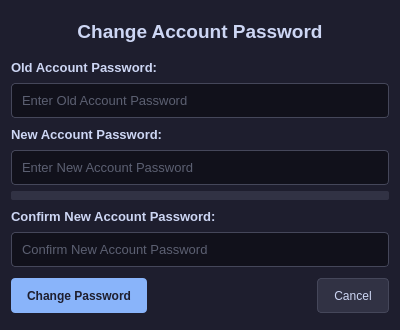
<?xml version="1.0" encoding="UTF-8"?>
<ui version="4.0">
 <class>Dialog</class>
 <widget class="QDialog" name="Dialog">
  <property name="geometry">
   <rect>
    <x>0</x>
    <y>0</y>
    <width>400</width>
    <height>330</height>
   </rect>
  </property>
  <property name="sizePolicy">
   <sizepolicy hsizetype="Fixed" vsizetype="Fixed">
    <horstretch>0</horstretch>
    <verstretch>0</verstretch>
   </sizepolicy>
  </property>
  <property name="minimumSize">
   <size>
    <width>400</width>
    <height>325</height>
   </size>
  </property>
  <property name="windowTitle">
   <string>Dialog</string>
  </property>
  <property name="styleSheet">
   <string notr="true">QDialog {
    background-color: #1e1e2e;
    color: #cdd6f4;
    font-family: &quot;Segoe UI&quot;;
}</string>
  </property>
  <layout class="QGridLayout" name="gridLayout">
   <item row="0" column="0">
    <widget class="QStackedWidget" name="stackedWidget">
     <property name="styleSheet">
      <string notr="true">QStackedWidget {
    background-color: #1e1e2e;
    color: #cdd6f4;
    font-family: &quot;Segoe UI&quot;;
}</string>
     </property>
     <property name="lineWidth">
      <number>1</number>
     </property>
     <property name="currentIndex">
      <number>0</number>
     </property>
     <widget class="QWidget" name="user_pass_change">
      <property name="styleSheet">
       <string notr="true">QWidget {
    background-color: #1e1e2e;
    color: #cdd6f4;
    font-family: &quot;Segoe UI&quot;;
}</string>
      </property>
      <layout class="QVBoxLayout" name="verticalLayout_4">
       <property name="leftMargin">
        <number>0</number>
       </property>
       <property name="topMargin">
        <number>0</number>
       </property>
       <property name="rightMargin">
        <number>0</number>
       </property>
       <property name="bottomMargin">
        <number>0</number>
       </property>
       <item>
        <widget class="QLabel" name="label_4">
         <property name="minimumSize">
          <size>
           <width>0</width>
           <height>40</height>
          </size>
         </property>
         <property name="maximumSize">
          <size>
           <width>16777215</width>
           <height>40</height>
          </size>
         </property>
         <property name="styleSheet">
          <string notr="true">QLabel {
    color: #cdd6f4;
    font-size: 14pt;
    font-weight: bold;
}</string>
         </property>
         <property name="text">
          <string>Change Account Password</string>
         </property>
         <property name="alignment">
          <set>Qt::AlignmentFlag::AlignCenter</set>
         </property>
        </widget>
       </item>
       <item>
        <widget class="QFrame" name="frame">
         <property name="frameShape">
          <enum>QFrame::Shape::NoFrame</enum>
         </property>
         <property name="frameShadow">
          <enum>QFrame::Shadow::Raised</enum>
         </property>
         <layout class="QVBoxLayout" name="verticalLayout_3">
          <property name="spacing">
           <number>6</number>
          </property>
          <property name="leftMargin">
           <number>0</number>
          </property>
          <property name="topMargin">
           <number>0</number>
          </property>
          <property name="rightMargin">
           <number>0</number>
          </property>
          <property name="bottomMargin">
           <number>0</number>
          </property>
          <item>
           <widget class="QLabel" name="label_3">
            <property name="minimumSize">
             <size>
              <width>0</width>
              <height>20</height>
             </size>
            </property>
            <property name="maximumSize">
             <size>
              <width>16777215</width>
              <height>20</height>
             </size>
            </property>
            <property name="styleSheet">
             <string notr="true">QLabel {
    color: #cdd6f4;
    font-size: 10pt;
    font-weight: bold;
}</string>
            </property>
            <property name="text">
             <string>Old Account Password:</string>
            </property>
           </widget>
          </item>
          <item>
           <widget class="QLineEdit" name="input_old_usr_pass">
            <property name="minimumSize">
             <size>
              <width>0</width>
              <height>35</height>
             </size>
            </property>
            <property name="maximumSize">
             <size>
              <width>16777215</width>
              <height>35</height>
             </size>
            </property>
            <property name="styleSheet">
             <string notr="true">QLineEdit {
    background-color: #11111b;
    border: 1px solid #45475a;
    border-radius: 4px;
    color: #a6adc8;
    padding: 8px;
    font-size: 10pt;
}

QLineEdit:focus {
    border: 1px solid #89b4fa;
}</string>
            </property>
            <property name="echoMode">
             <enum>QLineEdit::EchoMode::Password</enum>
            </property>
            <property name="placeholderText">
             <string>Enter Old Account Password</string>
            </property>
           </widget>
          </item>
         </layout>
        </widget>
       </item>
       <item>
        <widget class="QFrame" name="frame_2">
         <property name="frameShape">
          <enum>QFrame::Shape::NoFrame</enum>
         </property>
         <property name="frameShadow">
          <enum>QFrame::Shadow::Raised</enum>
         </property>
         <layout class="QVBoxLayout" name="verticalLayout_2">
          <property name="leftMargin">
           <number>0</number>
          </property>
          <property name="topMargin">
           <number>0</number>
          </property>
          <property name="rightMargin">
           <number>0</number>
          </property>
          <property name="bottomMargin">
           <number>0</number>
          </property>
          <item>
           <widget class="QLabel" name="label_2">
            <property name="minimumSize">
             <size>
              <width>0</width>
              <height>20</height>
             </size>
            </property>
            <property name="maximumSize">
             <size>
              <width>16777215</width>
              <height>20</height>
             </size>
            </property>
            <property name="styleSheet">
             <string notr="true">QLabel {
    color: #cdd6f4;
    font-size: 10pt;
    font-weight: bold;
}</string>
            </property>
            <property name="text">
             <string>New Account Password:</string>
            </property>
           </widget>
          </item>
          <item>
           <widget class="QLineEdit" name="input_new_usr_pass">
            <property name="minimumSize">
             <size>
              <width>0</width>
              <height>35</height>
             </size>
            </property>
            <property name="maximumSize">
             <size>
              <width>16777215</width>
              <height>35</height>
             </size>
            </property>
            <property name="styleSheet">
             <string notr="true">QLineEdit {
    background-color: #11111b;
    border: 1px solid #45475a;
    border-radius: 4px;
    color: #a6adc8;
    padding: 8px;
    font-size: 10pt;
}

QLineEdit:focus {
    border: 1px solid #89b4fa;
}</string>
            </property>
            <property name="echoMode">
             <enum>QLineEdit::EchoMode::Password</enum>
            </property>
            <property name="placeholderText">
             <string>Enter New Account Password</string>
            </property>
           </widget>
          </item>
         </layout>
        </widget>
       </item>
       <item>
        <widget class="QProgressBar" name="progressBar_account_pass">
         <property name="minimumSize">
          <size>
           <width>0</width>
           <height>9</height>
          </size>
         </property>
         <property name="maximumSize">
          <size>
           <width>16777215</width>
           <height>9</height>
          </size>
         </property>
         <property name="styleSheet">
          <string notr="true">QProgressBar {
    border: none;
    background-color: #313244;
    border-radius: 2px;
    height: 9px;
    text-align: center;
}

QProgressBar::chunk {
    background-color: #f38ba8;
    border-radius: 2px;
}</string>
         </property>
         <property name="value">
          <number>0</number>
         </property>
         <property name="textVisible">
          <bool>false</bool>
         </property>
        </widget>
       </item>
       <item>
        <widget class="QFrame" name="frame_3">
         <property name="frameShape">
          <enum>QFrame::Shape::NoFrame</enum>
         </property>
         <property name="frameShadow">
          <enum>QFrame::Shadow::Raised</enum>
         </property>
         <layout class="QVBoxLayout" name="verticalLayout">
          <property name="leftMargin">
           <number>0</number>
          </property>
          <property name="topMargin">
           <number>0</number>
          </property>
          <property name="rightMargin">
           <number>0</number>
          </property>
          <property name="bottomMargin">
           <number>0</number>
          </property>
          <item>
           <widget class="QLabel" name="label">
            <property name="minimumSize">
             <size>
              <width>0</width>
              <height>20</height>
             </size>
            </property>
            <property name="maximumSize">
             <size>
              <width>16777215</width>
              <height>20</height>
             </size>
            </property>
            <property name="styleSheet">
             <string notr="true">QLabel {
    color: #cdd6f4;
    font-size: 10pt;
    font-weight: bold;
}</string>
            </property>
            <property name="text">
             <string>Confirm New Account Password:</string>
            </property>
           </widget>
          </item>
          <item>
           <widget class="QLineEdit" name="input_confirm_new_usr_pass">
            <property name="minimumSize">
             <size>
              <width>0</width>
              <height>35</height>
             </size>
            </property>
            <property name="maximumSize">
             <size>
              <width>16777215</width>
              <height>35</height>
             </size>
            </property>
            <property name="styleSheet">
             <string notr="true">QLineEdit {
    background-color: #11111b;
    border: 1px solid #45475a;
    border-radius: 4px;
    color: #a6adc8;
    padding: 8px;
    font-size: 10pt;
}

QLineEdit:focus {
    border: 1px solid #89b4fa;
}</string>
            </property>
            <property name="echoMode">
             <enum>QLineEdit::EchoMode::Password</enum>
            </property>
            <property name="placeholderText">
             <string>Confirm New Account Password</string>
            </property>
           </widget>
          </item>
         </layout>
        </widget>
       </item>
       <item>
        <widget class="QFrame" name="frame_4">
         <property name="frameShape">
          <enum>QFrame::Shape::NoFrame</enum>
         </property>
         <property name="frameShadow">
          <enum>QFrame::Shadow::Raised</enum>
         </property>
         <layout class="QHBoxLayout" name="horizontalLayout">
          <property name="leftMargin">
           <number>0</number>
          </property>
          <property name="topMargin">
           <number>0</number>
          </property>
          <property name="rightMargin">
           <number>0</number>
          </property>
          <property name="bottomMargin">
           <number>0</number>
          </property>
          <item>
           <widget class="QPushButton" name="btn_account_change_pass">
            <property name="minimumSize">
             <size>
              <width>0</width>
              <height>35</height>
             </size>
            </property>
            <property name="maximumSize">
             <size>
              <width>16777215</width>
              <height>35</height>
             </size>
            </property>
            <property name="styleSheet">
             <string notr="true">QPushButton {
    background-color: #89b4fa;
    color: #1e1e2e;
    border: none;
    border-radius: 4px;
    padding: 8px 16px;
    font-weight: bold;
}

QPushButton:hover {
    background-color: #b4befe;
}

QPushButton:pressed {
    background-color: #74c7ec;
}</string>
            </property>
            <property name="text">
             <string>Change Password</string>
            </property>
           </widget>
          </item>
          <item>
           <spacer name="horizontalSpacer">
            <property name="orientation">
             <enum>Qt::Orientation::Horizontal</enum>
            </property>
            <property name="sizeHint" stdset="0">
             <size>
              <width>169</width>
              <height>20</height>
             </size>
            </property>
           </spacer>
          </item>
          <item>
           <widget class="QPushButton" name="btn_account_cancel">
            <property name="minimumSize">
             <size>
              <width>0</width>
              <height>35</height>
             </size>
            </property>
            <property name="maximumSize">
             <size>
              <width>16777215</width>
              <height>35</height>
             </size>
            </property>
            <property name="styleSheet">
             <string notr="true">QPushButton {
    background-color: #313244;
    color: #cdd6f4;
    border: 1px solid #45475a;
    border-radius: 4px;
    padding: 8px 16px;
}

QPushButton:hover {
    background-color: #45475a;
    color: #ffffff;
}</string>
            </property>
            <property name="text">
             <string>Cancel</string>
            </property>
           </widget>
          </item>
         </layout>
        </widget>
       </item>
      </layout>
     </widget>
     <widget class="QWidget" name="pm_pass_change">
      <property name="styleSheet">
       <string notr="true">QWidget {
    background-color: #1e1e2e;
    color: #cdd6f4;
    font-family: &quot;Segoe UI&quot;;
}</string>
      </property>
      <layout class="QVBoxLayout" name="verticalLayout_5">
       <property name="leftMargin">
        <number>0</number>
       </property>
       <property name="topMargin">
        <number>0</number>
       </property>
       <property name="rightMargin">
        <number>0</number>
       </property>
       <property name="bottomMargin">
        <number>0</number>
       </property>
       <item>
        <widget class="QLabel" name="label_5">
         <property name="minimumSize">
          <size>
           <width>0</width>
           <height>40</height>
          </size>
         </property>
         <property name="maximumSize">
          <size>
           <width>16777215</width>
           <height>40</height>
          </size>
         </property>
         <property name="styleSheet">
          <string notr="true">QLabel {
    color: #cdd6f4;
    font-size: 14pt;
    font-weight: bold;
}</string>
         </property>
         <property name="text">
          <string>Change Password Manager Password</string>
         </property>
         <property name="alignment">
          <set>Qt::AlignmentFlag::AlignCenter</set>
         </property>
        </widget>
       </item>
       <item>
        <widget class="QFrame" name="frame_8">
         <property name="frameShape">
          <enum>QFrame::Shape::NoFrame</enum>
         </property>
         <property name="frameShadow">
          <enum>QFrame::Shadow::Raised</enum>
         </property>
         <layout class="QVBoxLayout" name="verticalLayout_6">
          <property name="leftMargin">
           <number>0</number>
          </property>
          <property name="topMargin">
           <number>0</number>
          </property>
          <property name="rightMargin">
           <number>0</number>
          </property>
          <property name="bottomMargin">
           <number>0</number>
          </property>
          <item>
           <widget class="QLabel" name="label_6">
            <property name="minimumSize">
             <size>
              <width>0</width>
              <height>20</height>
             </size>
            </property>
            <property name="maximumSize">
             <size>
              <width>16777215</width>
              <height>20</height>
             </size>
            </property>
            <property name="styleSheet">
             <string notr="true">QLabel {
    color: #cdd6f4;
    font-size: 10pt;
    font-weight: bold;
}</string>
            </property>
            <property name="text">
             <string>Old Password Manager Password:</string>
            </property>
           </widget>
          </item>
          <item>
           <widget class="QLineEdit" name="input_old_PM_pass">
            <property name="minimumSize">
             <size>
              <width>0</width>
              <height>35</height>
             </size>
            </property>
            <property name="maximumSize">
             <size>
              <width>16777215</width>
              <height>35</height>
             </size>
            </property>
            <property name="styleSheet">
             <string notr="true">QLineEdit {
    background-color: #11111b;
    border: 1px solid #45475a;
    border-radius: 4px;
    color: #a6adc8;
    padding: 8px;
    font-size: 10pt;
}

QLineEdit:focus {
    border: 1px solid #89b4fa;
}</string>
            </property>
            <property name="echoMode">
             <enum>QLineEdit::EchoMode::Password</enum>
            </property>
            <property name="placeholderText">
             <string>Enter Old Password Manager Password</string>
            </property>
           </widget>
          </item>
         </layout>
        </widget>
       </item>
       <item>
        <widget class="QFrame" name="frame_7">
         <property name="frameShape">
          <enum>QFrame::Shape::NoFrame</enum>
         </property>
         <property name="frameShadow">
          <enum>QFrame::Shadow::Raised</enum>
         </property>
         <layout class="QVBoxLayout" name="verticalLayout_7">
          <property name="leftMargin">
           <number>0</number>
          </property>
          <property name="topMargin">
           <number>0</number>
          </property>
          <property name="rightMargin">
           <number>0</number>
          </property>
          <property name="bottomMargin">
           <number>0</number>
          </property>
          <item>
           <widget class="QLabel" name="label_7">
            <property name="minimumSize">
             <size>
              <width>0</width>
              <height>20</height>
             </size>
            </property>
            <property name="maximumSize">
             <size>
              <width>16777215</width>
              <height>20</height>
             </size>
            </property>
            <property name="styleSheet">
             <string notr="true">QLabel {
    color: #cdd6f4;
    font-size: 10pt;
    font-weight: bold;
}</string>
            </property>
            <property name="text">
             <string>New Password Manager Password:</string>
            </property>
           </widget>
          </item>
          <item>
           <widget class="QLineEdit" name="input_new_PM_pass">
            <property name="minimumSize">
             <size>
              <width>0</width>
              <height>35</height>
             </size>
            </property>
            <property name="maximumSize">
             <size>
              <width>16777215</width>
              <height>35</height>
             </size>
            </property>
            <property name="styleSheet">
             <string notr="true">QLineEdit {
    background-color: #11111b;
    border: 1px solid #45475a;
    border-radius: 4px;
    color: #a6adc8;
    padding: 8px;
    font-size: 10pt;
}

QLineEdit:focus {
    border: 1px solid #89b4fa;
}</string>
            </property>
            <property name="echoMode">
             <enum>QLineEdit::EchoMode::Password</enum>
            </property>
            <property name="placeholderText">
             <string>Enter New Password Manager Password</string>
            </property>
           </widget>
          </item>
         </layout>
        </widget>
       </item>
       <item>
        <widget class="QProgressBar" name="progressBar_PM_pass">
         <property name="minimumSize">
          <size>
           <width>0</width>
           <height>9</height>
          </size>
         </property>
         <property name="maximumSize">
          <size>
           <width>16777215</width>
           <height>9</height>
          </size>
         </property>
         <property name="styleSheet">
          <string notr="true">QProgressBar {
    border: none;
    background-color: #313244;
    border-radius: 2px;
    height: 9px;
    text-align: center;
}

QProgressBar::chunk {
    background-color: #f38ba8;
    border-radius: 2px;
}</string>
         </property>
         <property name="value">
          <number>0</number>
         </property>
         <property name="textVisible">
          <bool>false</bool>
         </property>
        </widget>
       </item>
       <item>
        <widget class="QFrame" name="frame_6">
         <property name="frameShape">
          <enum>QFrame::Shape::NoFrame</enum>
         </property>
         <property name="frameShadow">
          <enum>QFrame::Shadow::Raised</enum>
         </property>
         <layout class="QVBoxLayout" name="verticalLayout_8">
          <property name="leftMargin">
           <number>0</number>
          </property>
          <property name="topMargin">
           <number>0</number>
          </property>
          <property name="rightMargin">
           <number>0</number>
          </property>
          <property name="bottomMargin">
           <number>0</number>
          </property>
          <item>
           <widget class="QLabel" name="label_8">
            <property name="minimumSize">
             <size>
              <width>0</width>
              <height>20</height>
             </size>
            </property>
            <property name="maximumSize">
             <size>
              <width>16777215</width>
              <height>20</height>
             </size>
            </property>
            <property name="styleSheet">
             <string notr="true">QLabel {
    color: #cdd6f4;
    font-size: 10pt;
    font-weight: bold;
}</string>
            </property>
            <property name="text">
             <string>Confirm New Password Manager Password:</string>
            </property>
           </widget>
          </item>
          <item>
           <widget class="QLineEdit" name="input_confirm_new_PM_pass">
            <property name="minimumSize">
             <size>
              <width>0</width>
              <height>35</height>
             </size>
            </property>
            <property name="maximumSize">
             <size>
              <width>16777215</width>
              <height>35</height>
             </size>
            </property>
            <property name="styleSheet">
             <string notr="true">QLineEdit {
    background-color: #11111b;
    border: 1px solid #45475a;
    border-radius: 4px;
    color: #a6adc8;
    padding: 8px;
    font-size: 10pt;
}

QLineEdit:focus {
    border: 1px solid #89b4fa;
}</string>
            </property>
            <property name="echoMode">
             <enum>QLineEdit::EchoMode::Password</enum>
            </property>
            <property name="placeholderText">
             <string>Confirm New Password Manager Password</string>
            </property>
           </widget>
          </item>
         </layout>
        </widget>
       </item>
       <item>
        <widget class="QFrame" name="frame_5">
         <property name="frameShape">
          <enum>QFrame::Shape::NoFrame</enum>
         </property>
         <property name="frameShadow">
          <enum>QFrame::Shadow::Raised</enum>
         </property>
         <layout class="QHBoxLayout" name="horizontalLayout_2">
          <property name="leftMargin">
           <number>0</number>
          </property>
          <property name="topMargin">
           <number>0</number>
          </property>
          <property name="rightMargin">
           <number>0</number>
          </property>
          <property name="bottomMargin">
           <number>0</number>
          </property>
          <item>
           <widget class="QPushButton" name="btn_PM_change_pass">
            <property name="minimumSize">
             <size>
              <width>0</width>
              <height>35</height>
             </size>
            </property>
            <property name="maximumSize">
             <size>
              <width>16777215</width>
              <height>35</height>
             </size>
            </property>
            <property name="styleSheet">
             <string notr="true">QPushButton {
    background-color: #89b4fa;
    color: #1e1e2e;
    border: none;
    border-radius: 4px;
    padding: 8px 16px;
    font-weight: bold;
}

QPushButton:hover {
    background-color: #b4befe;
}

QPushButton:pressed {
    background-color: #74c7ec;
}</string>
            </property>
            <property name="text">
             <string>Change Password</string>
            </property>
           </widget>
          </item>
          <item>
           <spacer name="horizontalSpacer_2">
            <property name="orientation">
             <enum>Qt::Orientation::Horizontal</enum>
            </property>
            <property name="sizeHint" stdset="0">
             <size>
              <width>169</width>
              <height>20</height>
             </size>
            </property>
           </spacer>
          </item>
          <item>
           <widget class="QPushButton" name="btn_PM_cancel">
            <property name="minimumSize">
             <size>
              <width>0</width>
              <height>35</height>
             </size>
            </property>
            <property name="maximumSize">
             <size>
              <width>16777215</width>
              <height>35</height>
             </size>
            </property>
            <property name="styleSheet">
             <string notr="true">QPushButton {
    background-color: #313244;
    color: #cdd6f4;
    border: 1px solid #45475a;
    border-radius: 4px;
    padding: 8px 16px;
}

QPushButton:hover {
    background-color: #45475a;
    color: #ffffff;
}</string>
            </property>
            <property name="text">
             <string>Cancel</string>
            </property>
           </widget>
          </item>
         </layout>
        </widget>
       </item>
      </layout>
     </widget>
     <widget class="QWidget" name="vault_pass_change">
      <property name="styleSheet">
       <string notr="true">QWidget {
    background-color: #1e1e2e;
    color: #cdd6f4;
    font-family: &quot;Segoe UI&quot;;
}</string>
      </property>
      <layout class="QVBoxLayout" name="verticalLayout_9">
       <property name="leftMargin">
        <number>0</number>
       </property>
       <property name="topMargin">
        <number>0</number>
       </property>
       <property name="rightMargin">
        <number>0</number>
       </property>
       <property name="bottomMargin">
        <number>0</number>
       </property>
       <item>
        <widget class="QLabel" name="lbl_change_vaultPass_title">
         <property name="minimumSize">
          <size>
           <width>0</width>
           <height>40</height>
          </size>
         </property>
         <property name="maximumSize">
          <size>
           <width>16777215</width>
           <height>40</height>
          </size>
         </property>
         <property name="styleSheet">
          <string notr="true">QLabel {
    color: #cdd6f4;
    font-size: 14pt;
    font-weight: bold;
}</string>
         </property>
         <property name="text">
          <string>Change the password of the vault</string>
         </property>
         <property name="alignment">
          <set>Qt::AlignmentFlag::AlignCenter</set>
         </property>
        </widget>
       </item>
       <item>
        <widget class="QFrame" name="frame_9">
         <property name="frameShape">
          <enum>QFrame::Shape::NoFrame</enum>
         </property>
         <property name="frameShadow">
          <enum>QFrame::Shadow::Raised</enum>
         </property>
         <layout class="QVBoxLayout" name="verticalLayout_10">
          <property name="leftMargin">
           <number>0</number>
          </property>
          <property name="topMargin">
           <number>0</number>
          </property>
          <property name="rightMargin">
           <number>0</number>
          </property>
          <property name="bottomMargin">
           <number>0</number>
          </property>
          <item>
           <widget class="QLabel" name="label_10">
            <property name="minimumSize">
             <size>
              <width>0</width>
              <height>20</height>
             </size>
            </property>
            <property name="maximumSize">
             <size>
              <width>16777215</width>
              <height>20</height>
             </size>
            </property>
            <property name="styleSheet">
             <string notr="true">QLabel {
    color: #cdd6f4;
    font-size: 10pt;
    font-weight: bold;
}</string>
            </property>
            <property name="text">
             <string>Old Vault Password:</string>
            </property>
           </widget>
          </item>
          <item>
           <widget class="QLineEdit" name="input_old_vault_pass">
            <property name="minimumSize">
             <size>
              <width>0</width>
              <height>35</height>
             </size>
            </property>
            <property name="maximumSize">
             <size>
              <width>16777215</width>
              <height>35</height>
             </size>
            </property>
            <property name="styleSheet">
             <string notr="true">QLineEdit {
    background-color: #11111b;
    border: 1px solid #45475a;
    border-radius: 4px;
    color: #a6adc8;
    padding: 8px;
    font-size: 10pt;
}

QLineEdit:focus {
    border: 1px solid #89b4fa;
}</string>
            </property>
            <property name="echoMode">
             <enum>QLineEdit::EchoMode::Password</enum>
            </property>
            <property name="placeholderText">
             <string>Enter Old Vault Password</string>
            </property>
           </widget>
          </item>
         </layout>
        </widget>
       </item>
       <item>
        <widget class="QFrame" name="frame_10">
         <property name="frameShape">
          <enum>QFrame::Shape::NoFrame</enum>
         </property>
         <property name="frameShadow">
          <enum>QFrame::Shadow::Raised</enum>
         </property>
         <layout class="QVBoxLayout" name="verticalLayout_11">
          <property name="leftMargin">
           <number>0</number>
          </property>
          <property name="topMargin">
           <number>0</number>
          </property>
          <property name="rightMargin">
           <number>0</number>
          </property>
          <property name="bottomMargin">
           <number>0</number>
          </property>
          <item>
           <widget class="QLabel" name="label_11">
            <property name="minimumSize">
             <size>
              <width>0</width>
              <height>20</height>
             </size>
            </property>
            <property name="maximumSize">
             <size>
              <width>16777215</width>
              <height>20</height>
             </size>
            </property>
            <property name="styleSheet">
             <string notr="true">QLabel {
    color: #cdd6f4;
    font-size: 10pt;
    font-weight: bold;
}</string>
            </property>
            <property name="text">
             <string>New Vault Password:</string>
            </property>
           </widget>
          </item>
          <item>
           <widget class="QLineEdit" name="input_new_vault_pass">
            <property name="minimumSize">
             <size>
              <width>0</width>
              <height>35</height>
             </size>
            </property>
            <property name="maximumSize">
             <size>
              <width>16777215</width>
              <height>35</height>
             </size>
            </property>
            <property name="styleSheet">
             <string notr="true">QLineEdit {
    background-color: #11111b;
    border: 1px solid #45475a;
    border-radius: 4px;
    color: #a6adc8;
    padding: 8px;
    font-size: 10pt;
}

QLineEdit:focus {
    border: 1px solid #89b4fa;
}</string>
            </property>
            <property name="echoMode">
             <enum>QLineEdit::EchoMode::Password</enum>
            </property>
            <property name="placeholderText">
             <string>Enter New Vault Password</string>
            </property>
           </widget>
          </item>
         </layout>
        </widget>
       </item>
       <item>
        <widget class="QProgressBar" name="progressBar_vault_pass">
         <property name="minimumSize">
          <size>
           <width>0</width>
           <height>9</height>
          </size>
         </property>
         <property name="maximumSize">
          <size>
           <width>16777215</width>
           <height>9</height>
          </size>
         </property>
         <property name="styleSheet">
          <string notr="true">QProgressBar {
    border: none;
    background-color: #313244;
    border-radius: 2px;
    height: 9px;
    text-align: center;
}

QProgressBar::chunk {
    background-color: #f38ba8;
    border-radius: 2px;
}</string>
         </property>
         <property name="value">
          <number>0</number>
         </property>
         <property name="textVisible">
          <bool>false</bool>
         </property>
        </widget>
       </item>
       <item>
        <widget class="QFrame" name="frame_11">
         <property name="frameShape">
          <enum>QFrame::Shape::NoFrame</enum>
         </property>
         <property name="frameShadow">
          <enum>QFrame::Shadow::Raised</enum>
         </property>
         <layout class="QVBoxLayout" name="verticalLayout_12">
          <property name="leftMargin">
           <number>0</number>
          </property>
          <property name="topMargin">
           <number>0</number>
          </property>
          <property name="rightMargin">
           <number>0</number>
          </property>
          <property name="bottomMargin">
           <number>0</number>
          </property>
          <item>
           <widget class="QLabel" name="label_12">
            <property name="styleSheet">
             <string notr="true">QLabel {
    color: #cdd6f4;
    font-size: 10pt;
    font-weight: bold;
}</string>
            </property>
            <property name="text">
             <string>Confirm New Vault Password:</string>
            </property>
           </widget>
          </item>
          <item>
           <widget class="QLineEdit" name="input_confirm_new_vault_pass">
            <property name="minimumSize">
             <size>
              <width>0</width>
              <height>35</height>
             </size>
            </property>
            <property name="maximumSize">
             <size>
              <width>16777215</width>
              <height>35</height>
             </size>
            </property>
            <property name="styleSheet">
             <string notr="true">QLineEdit {
    background-color: #11111b;
    border: 1px solid #45475a;
    border-radius: 4px;
    color: #a6adc8;
    padding: 8px;
    font-size: 10pt;
}

QLineEdit:focus {
    border: 1px solid #89b4fa;
}</string>
            </property>
            <property name="echoMode">
             <enum>QLineEdit::EchoMode::Password</enum>
            </property>
            <property name="placeholderText">
             <string>Confirm New Vault Password</string>
            </property>
           </widget>
          </item>
         </layout>
        </widget>
       </item>
       <item>
        <widget class="QFrame" name="frame_12">
         <property name="frameShape">
          <enum>QFrame::Shape::NoFrame</enum>
         </property>
         <property name="frameShadow">
          <enum>QFrame::Shadow::Raised</enum>
         </property>
         <layout class="QHBoxLayout" name="horizontalLayout_3">
          <property name="leftMargin">
           <number>0</number>
          </property>
          <property name="topMargin">
           <number>0</number>
          </property>
          <property name="rightMargin">
           <number>0</number>
          </property>
          <property name="bottomMargin">
           <number>0</number>
          </property>
          <item>
           <widget class="QPushButton" name="btn_vault_change_pass">
            <property name="minimumSize">
             <size>
              <width>0</width>
              <height>35</height>
             </size>
            </property>
            <property name="maximumSize">
             <size>
              <width>16777215</width>
              <height>35</height>
             </size>
            </property>
            <property name="styleSheet">
             <string notr="true">QPushButton {
    background-color: #89b4fa;
    color: #1e1e2e;
    border: none;
    border-radius: 4px;
    padding: 8px 16px;
    font-weight: bold;
}

QPushButton:hover {
    background-color: #b4befe;
}

QPushButton:pressed {
    background-color: #74c7ec;
}</string>
            </property>
            <property name="text">
             <string>Change Password</string>
            </property>
           </widget>
          </item>
          <item>
           <spacer name="horizontalSpacer_3">
            <property name="orientation">
             <enum>Qt::Orientation::Horizontal</enum>
            </property>
            <property name="sizeHint" stdset="0">
             <size>
              <width>169</width>
              <height>20</height>
             </size>
            </property>
           </spacer>
          </item>
          <item>
           <widget class="QPushButton" name="btn_vault_cancel">
            <property name="minimumSize">
             <size>
              <width>0</width>
              <height>35</height>
             </size>
            </property>
            <property name="maximumSize">
             <size>
              <width>16777215</width>
              <height>35</height>
             </size>
            </property>
            <property name="styleSheet">
             <string notr="true">QPushButton {
    background-color: #313244;
    color: #cdd6f4;
    border: 1px solid #45475a;
    border-radius: 4px;
    padding: 8px 16px;
}

QPushButton:hover {
    background-color: #45475a;
    color: #ffffff;
}</string>
            </property>
            <property name="text">
             <string>Cancel</string>
            </property>
           </widget>
          </item>
         </layout>
        </widget>
       </item>
      </layout>
     </widget>
    </widget>
   </item>
  </layout>
 </widget>
 <resources/>
 <connections/>
</ui>
